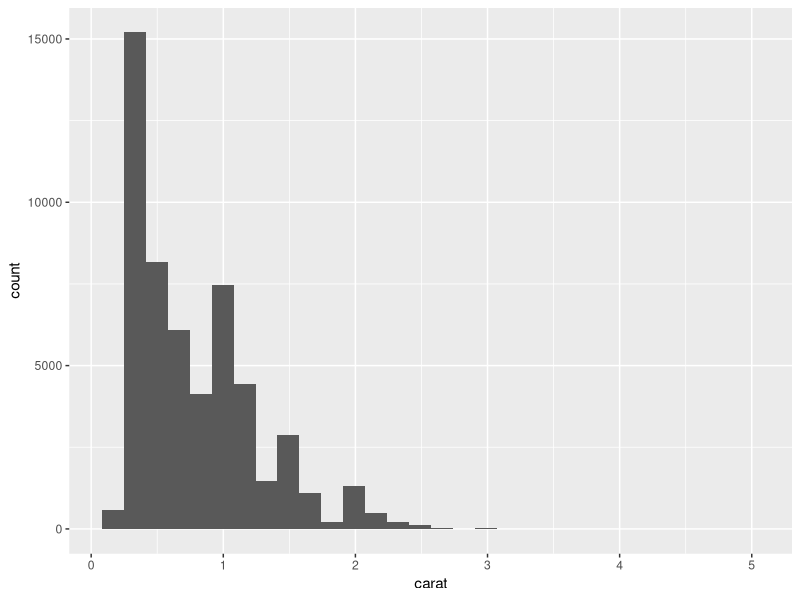
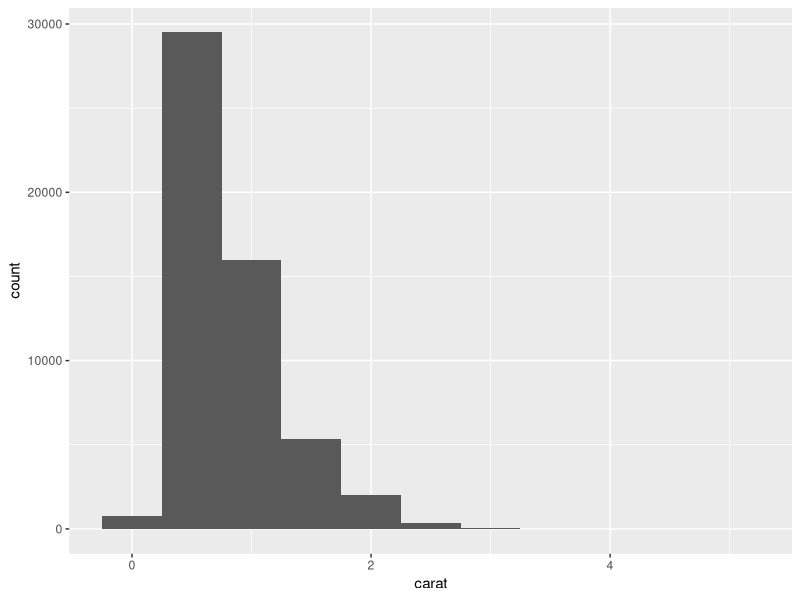
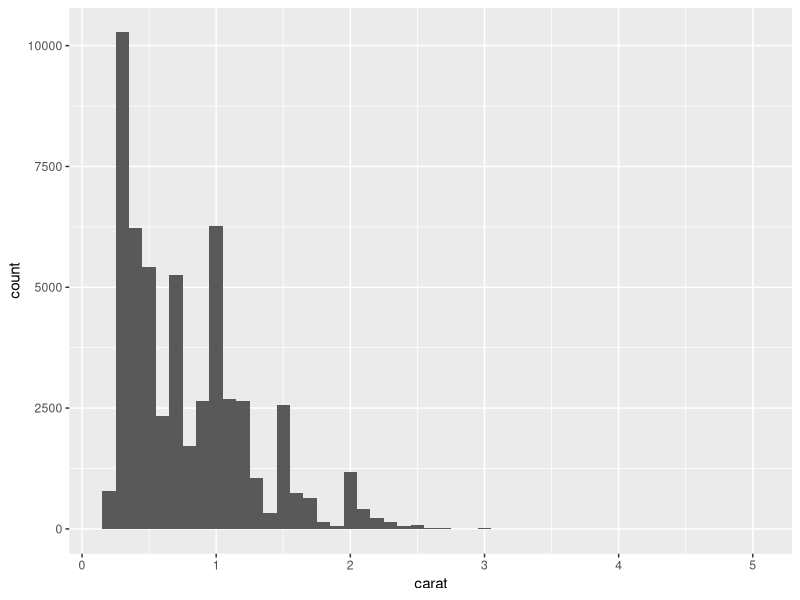
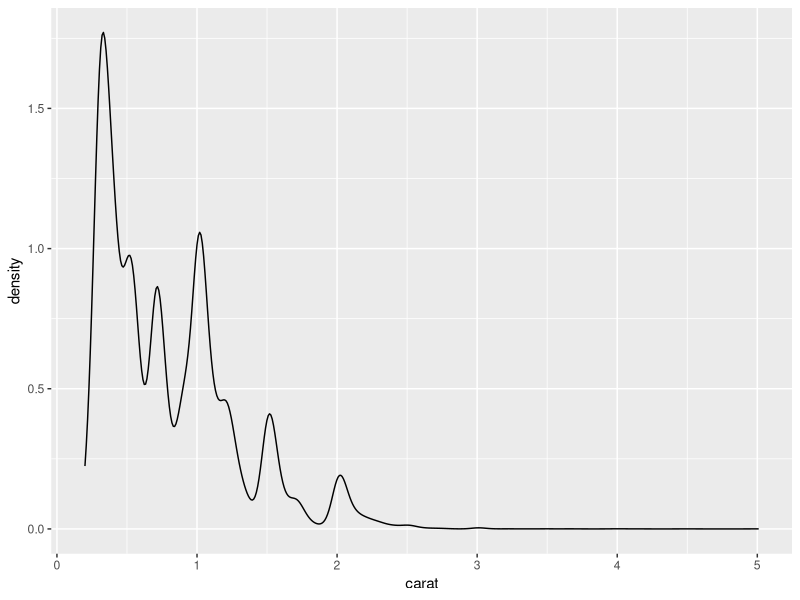
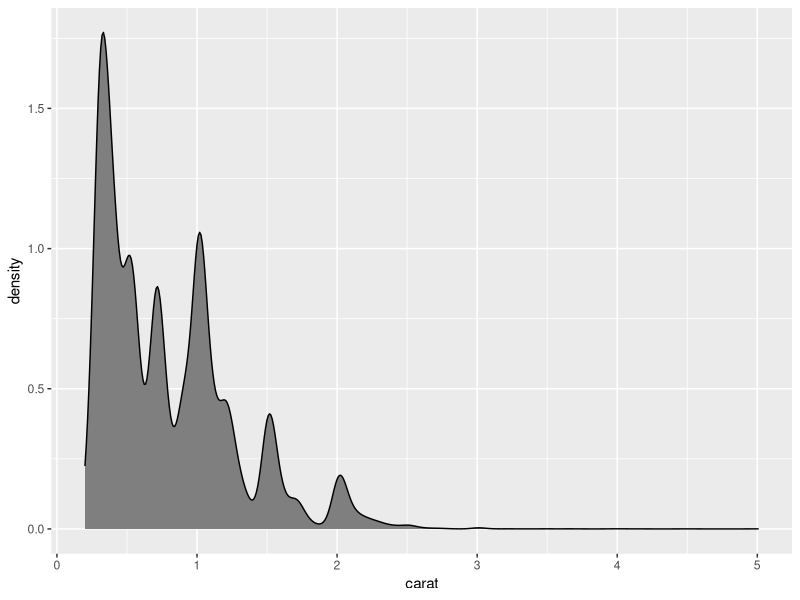

Write R code to recreate these figures, in order.
require(ggplot2)
ggplot(data = diamonds) + geom_histogram(aes(x=carat))
ggplot(data = diamonds) + geom_histogram(aes(x=carat), binwidth = .5)
ggplot(data = diamonds) + geom_histogram(aes(x=carat), binwidth = .1)
ggplot(data = diamonds) + geom_density(aes(x = carat))
ggplot(data = diamonds) + geom_density(aes(x = carat), fill = "gray50")
